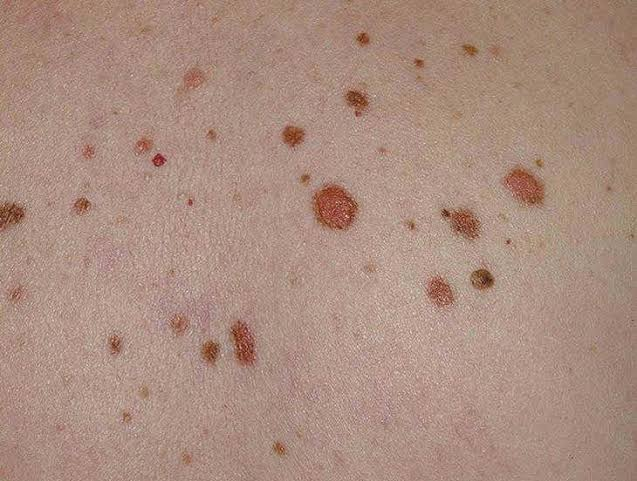
%> input picture melanomas/melanomas2.jpeg, 637 x 481 px
$ octave jmelanomas.m   (GNU Octave 9; MATLAB toolbox functions it lacks are replaced by stand-ins)
%> lines starting %> are read from the running program, lines starting %| are printed output that depends on the picture; in (x1, y1, x2, y2) boxes, pixels count from 0 and x2, y2 are one past the last pixel; in counts of white or black regions, pixels touching at a corner belong together; the program's own positions count from 1
clc
clear
close all

imagen_og = imread('melanomas2.jpeg');
%> imagen_og is the input picture: size 481x637x3 uint8; mean R, G, B 170.9, 141.3, 128
figure,imshow(imagen_og)
title('Imagen original');

r_fil = [13,13];

%Filtrado de imagen
filtro_med(:,:,1) = medfilt2(imagen_og(:,:,1),r_fil);
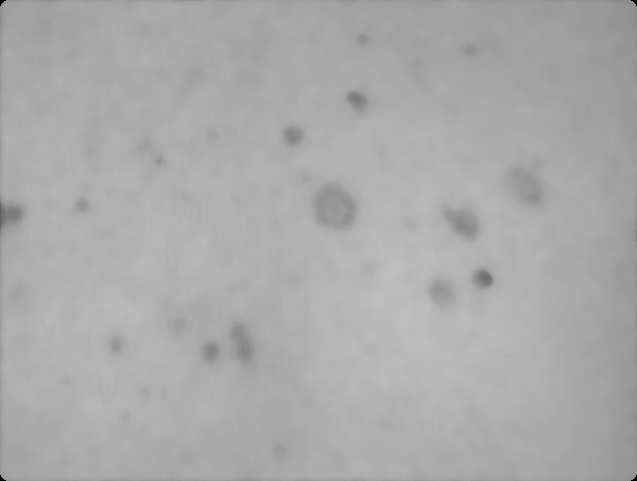
%> filtro_med: size 481x637 uint8; min 0, max 191, mean 170.6
filtro_med(:,:,2) = medfilt2(imagen_og(:,:,2),r_fil);
filtro_med(:,:,3) = medfilt2(imagen_og(:,:,3),r_fil);
%> filtro_med: size 481x637x3 uint8
[y,x,color] = size(filtro_med);
%> y = 481; x = 637; color = 3
filtro_med = imcrop(filtro_med,[8,20,x-20,y-50]);
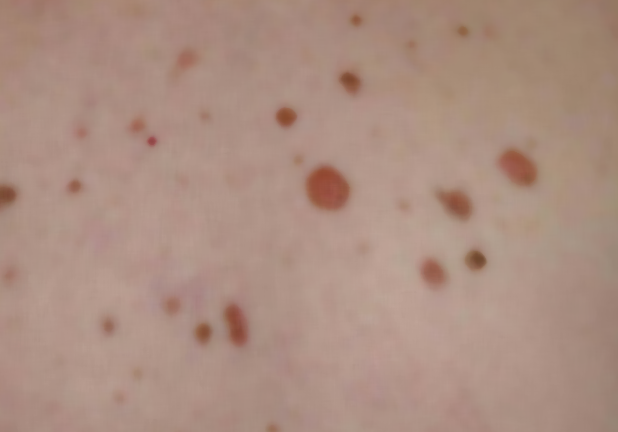
%> filtro_med: size 432x618x3 uint8; mean R, G, B 171.9, 142.5, 129.3
figure, imshow(filtro_med)
title("Imagen filtrada")

im_gray = rgb2gray(filtro_med);
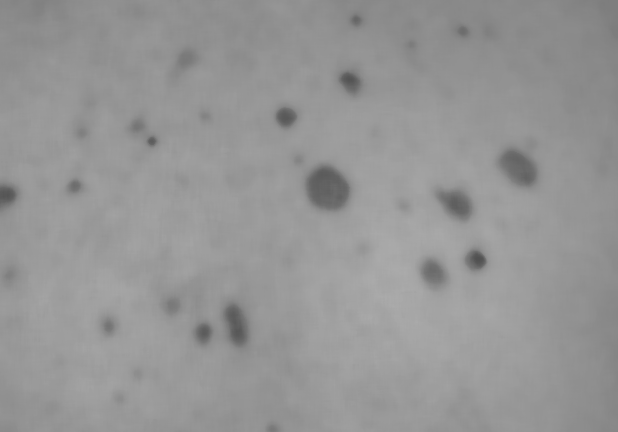
%> im_gray: size 432x618 uint8; min 81, max 171, mean 149.8
figure, imshow(im_gray)
title("Imagen en esacala de grises")

im_ctr = imadjust(im_gray,[.5,.51]);
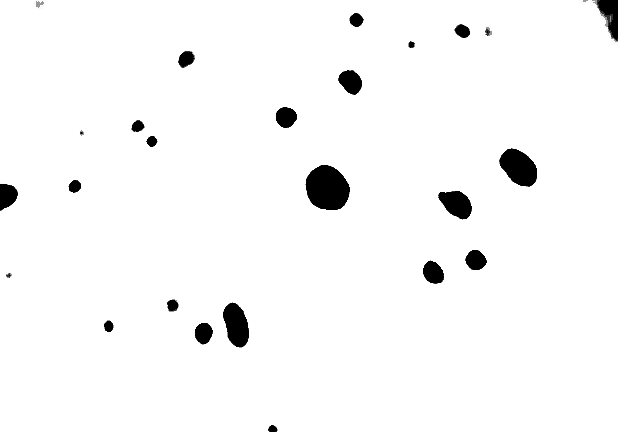
%> im_ctr: size 432x618 uint8; min 0, max 255, mean 247.6
im_ctr = im_ctr < .3;
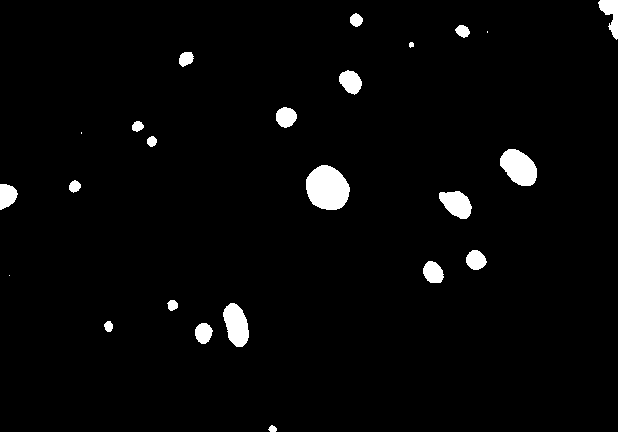
%> im_ctr: size 432x618 logical; 2.7% white; 24 white regions (3 under 20 px), largest, box (x1, y1, x2, y2) and area: (306, 165, 350, 210) 1519, (500, 149, 537, 186) 972, (223, 303, 249, 347) 809
%im_ctr = imfill(im_ctr,'holes');
%[y,x,color] = size(im_ctr);
[label, no_lunares] = bwlabel(im_ctr);
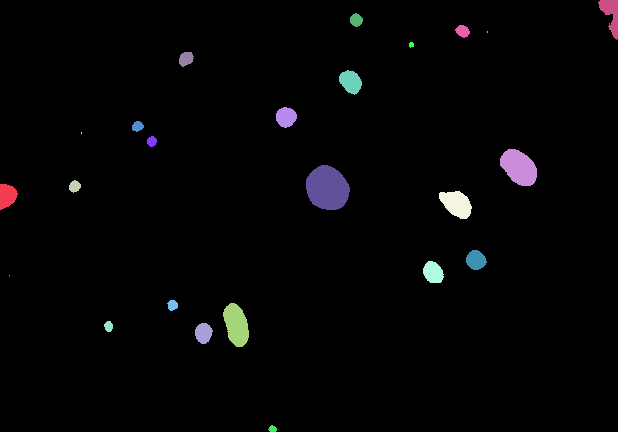
%> label: size 432x618 double; 25 distinct labels, from 0 to 24; one colour per label, 0 black
%> no_lunares = 24
%im_ctr = imcrop(im_ctr,[8,20,x-20,y-50]);
figure, imshow(im_ctr)
title("Imagen contrastada")

%> (the run ends here)

$ run again, with melanomas/melanomas1.jpeg copied over melanomas/melanomas2.jpeg
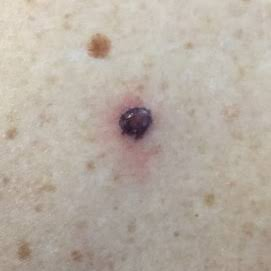
%> input picture melanomas/melanomas1.jpeg, 271 x 271 px
%> imagen_og is the input picture: size 271x271x3 uint8; mean R, G, B 183.2, 173.3, 162.3
%> `im_gray = rgb2gray(filtro_med);`:
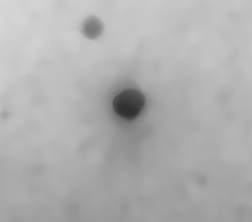
%> im_gray: size 222x252 uint8; min 46, max 214, mean 175.7
%> `im_ctr = im_ctr < .3;`:
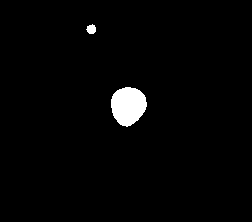
%> im_ctr: size 222x252 logical; 2.1% white; 2 white regions, box (x1, y1, x2, y2) and area: (111, 87, 147, 127) 1077, (86, 24, 96, 34) 73
%> label: size 222x252 double; 3 distinct labels, from 0 to 2
%> no_lunares = 2
